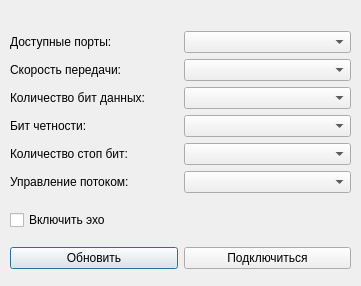
<?xml version="1.0" encoding="UTF-8"?>
<ui version="4.0">
 <class>SerialSetting</class>
 <widget class="QDialog" name="SerialSetting">
  <property name="geometry">
   <rect>
    <x>0</x>
    <y>0</y>
    <width>361</width>
    <height>286</height>
   </rect>
  </property>
  <property name="windowTitle">
   <string>Настройки</string>
  </property>
  <widget class="QWidget" name="layoutWidget">
   <property name="geometry">
    <rect>
     <x>10</x>
     <y>20</y>
     <width>341</width>
     <height>261</height>
    </rect>
   </property>
   <layout class="QVBoxLayout" name="verticalLayout_3">
    <item>
     <layout class="QVBoxLayout" name="verticalLayout_2">
      <item>
       <layout class="QHBoxLayout" name="horizontalLayout">
        <item>
         <widget class="QLabel" name="labelComInfo">
          <property name="text">
           <string>Доступные порты:</string>
          </property>
         </widget>
        </item>
        <item>
         <widget class="QComboBox" name="serialPortInfoListBox"/>
        </item>
       </layout>
      </item>
      <item>
       <layout class="QVBoxLayout" name="verticalLayout">
        <item>
         <layout class="QHBoxLayout" name="horizontalLayout_2">
          <item>
           <widget class="QLabel" name="labelSpeed">
            <property name="text">
             <string>Скорость передачи:</string>
            </property>
           </widget>
          </item>
          <item>
           <widget class="QComboBox" name="baudRateBox"/>
          </item>
         </layout>
        </item>
        <item>
         <layout class="QHBoxLayout" name="horizontalLayout_3">
          <item>
           <widget class="QLabel" name="labelDataBit">
            <property name="text">
             <string>Количество бит данных:</string>
            </property>
           </widget>
          </item>
          <item>
           <widget class="QComboBox" name="dataBitsBox"/>
          </item>
         </layout>
        </item>
        <item>
         <layout class="QHBoxLayout" name="horizontalLayout_4">
          <item>
           <widget class="QLabel" name="label">
            <property name="text">
             <string>Бит четности:</string>
            </property>
           </widget>
          </item>
          <item>
           <widget class="QComboBox" name="parityBox"/>
          </item>
         </layout>
        </item>
        <item>
         <layout class="QHBoxLayout" name="horizontalLayout_5">
          <item>
           <widget class="QLabel" name="label_2">
            <property name="text">
             <string>Количество стоп бит:</string>
            </property>
           </widget>
          </item>
          <item>
           <widget class="QComboBox" name="stopBitsBox"/>
          </item>
         </layout>
        </item>
        <item>
         <layout class="QHBoxLayout" name="horizontalLayout_6">
          <item>
           <widget class="QLabel" name="label_3">
            <property name="text">
             <string>Управление потоком:</string>
            </property>
           </widget>
          </item>
          <item>
           <widget class="QComboBox" name="flowControlBox"/>
          </item>
         </layout>
        </item>
       </layout>
      </item>
     </layout>
    </item>
    <item>
     <widget class="QCheckBox" name="localEchoCheckBox">
      <property name="text">
       <string>Включить эхо</string>
      </property>
     </widget>
    </item>
    <item>
     <layout class="QHBoxLayout" name="horizontalLayout_7">
      <item>
       <widget class="QPushButton" name="redreshButton">
        <property name="text">
         <string>Обновить</string>
        </property>
       </widget>
      </item>
      <item>
       <widget class="QPushButton" name="apllySettButton">
        <property name="text">
         <string>Подключиться</string>
        </property>
        <property name="shortcut">
         <string>Return</string>
        </property>
       </widget>
      </item>
     </layout>
    </item>
   </layout>
  </widget>
 </widget>
 <resources/>
 <connections/>
</ui>
